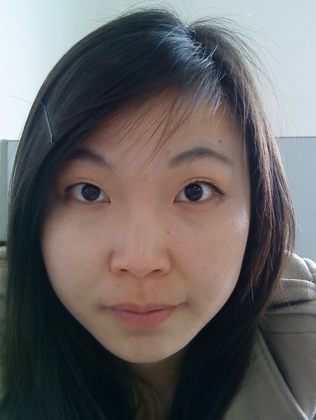
%> input picture yuchuli/谢江平_机器视觉/jll.bmp, 316 x 420 px, shrunk from 402 x 534 before the run
$ octave Histogram.m   (GNU Octave 9; MATLAB toolbox functions it lacks are replaced by stand-ins)
%> lines starting %> are read from the running program, lines starting %| are printed output that depends on the picture
%直方图均衡化
clear;
H=imread('jll.bmp');
%> H is the input picture: size 420x316x3 uint8; mean R, G, B 103.7, 99.9, 98.7
r=H(:,:,1);
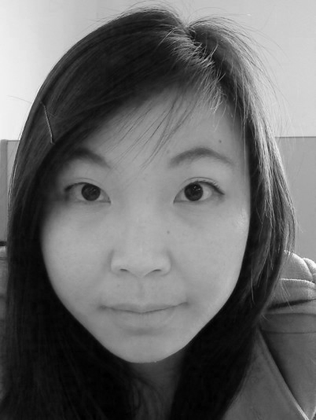
%> r: size 420x316 uint8; min 0, max 255, mean 103.7
g=H(:,:,2);
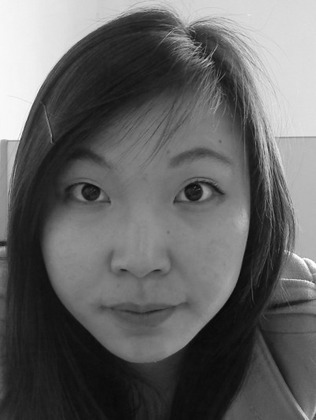
%> g: size 420x316 uint8; min 7, max 255, mean 99.9
b=H(:,:,3);
 [M,N]=size(r)
%> M = 420; N = 316
 for o=1:M;
    for p=1:N;
         J(o,p)=0.2989*r(o,p)+0.5870*g(o,p)+0.1140*b(o,p);
    end
 end
c=isgray(J)
%> c = true
s=double(J);
sum=M*N;
%> sum = 132720
k=zeros(1,256);
e=zeros(1,256);
t=zeros(size(s));
for i=1:M
    for j=1:N
          k(s(i,j)+1)=k(s(i,j)+1)+1; %原图像概率密度
    end
end
%> after the loop, k = 256 values, max 1937 at index 218, min 0 at index 1, mean 518.4
k=k./sum;
%> k = 256 values, max 0.0146 at index 218, min 0 at index 1, mean 0.00391
for i=1:256
    for j=1:i
        e(i)=e(i)+k(j); %累积分布
    end
end
%> after the loop, e = 256 values from 0 to 1
for i=1:256
       e(i)=floor(e(i)*255+0.5); %映射关系
end
%> after the loop, e = 256 values from 0 to 255
for i=1:M
    for j=1:N
        t(i,j)=e(s(i,j)+1);
    end
end
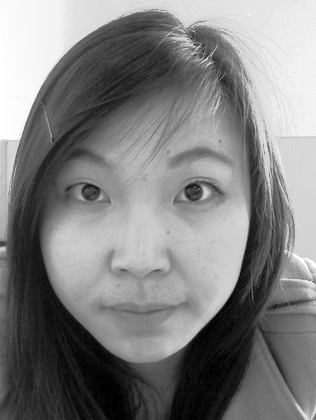
%> t: size 420x316 double; min 0, max 255, mean 128.3
s=uint8(s);
t=uint8(t);
%> t: size 420x316 uint8
subplot(2,2,1);
imshow(s);
title('原图')

subplot(2,2,2);
imhist(s);
title('原图直方图')

subplot(2,2,3);
imshow(t);
title('直方图均衡化后的图像')

subplot(2,2,4);
imhist(t);
title('直方图均衡化后图像的直方图')
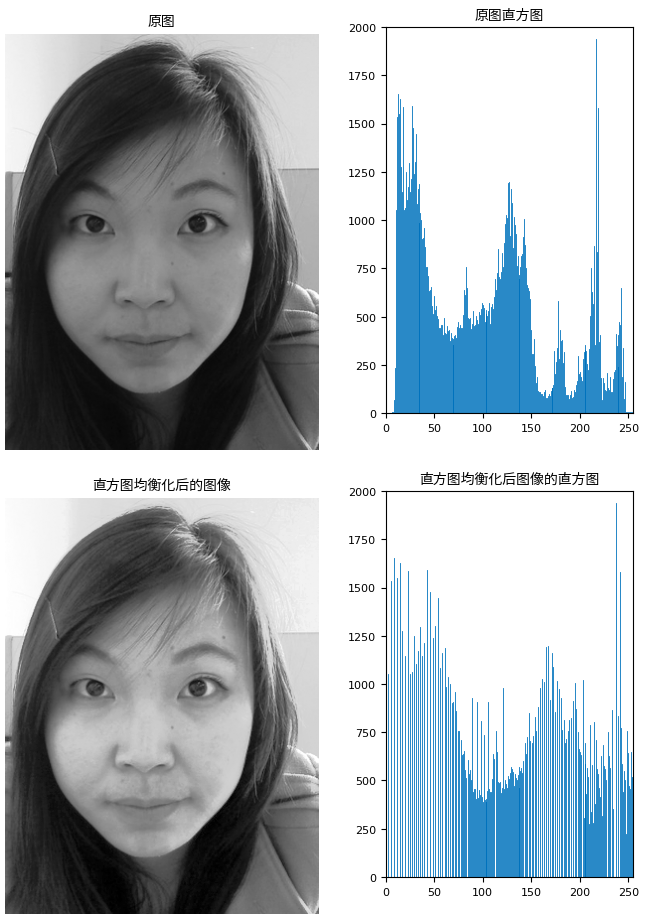
%> figure redrawn from the program's plot data, 4 panels

$ run again, with yuchuli/谢江平_机器视觉/1.bmp copied over yuchuli/谢江平_机器视觉/jll.bmp
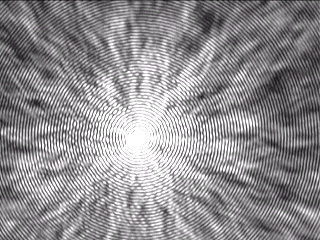
%> input picture yuchuli/谢江平_机器视觉/1.bmp, 320 x 240 px
%> H is the input picture: size 240x320x3 uint8; mean R, G, B 143.9, 142, 143.9
%> c = true
%> after the loop `for i=1:M`: k = 256 values, max 5696 at index 256, min 0 at index 1, mean 300
%> `k=k./sum;`: k = 256 values, max 0.0742 at index 256, min 0 at index 1, mean 0.00391
%> after the loop `for i=1:256`: e = 256 values from 0 to 1
%> after the loop `for i=1:256`: e = 256 values from 0 to 255
%> after the loop `for i=1:M`:
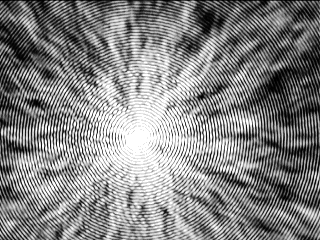
%> t: size 240x320 double; min 0, max 255, mean 131.5
%> `title('直方图均衡化后图像的直方图')`:
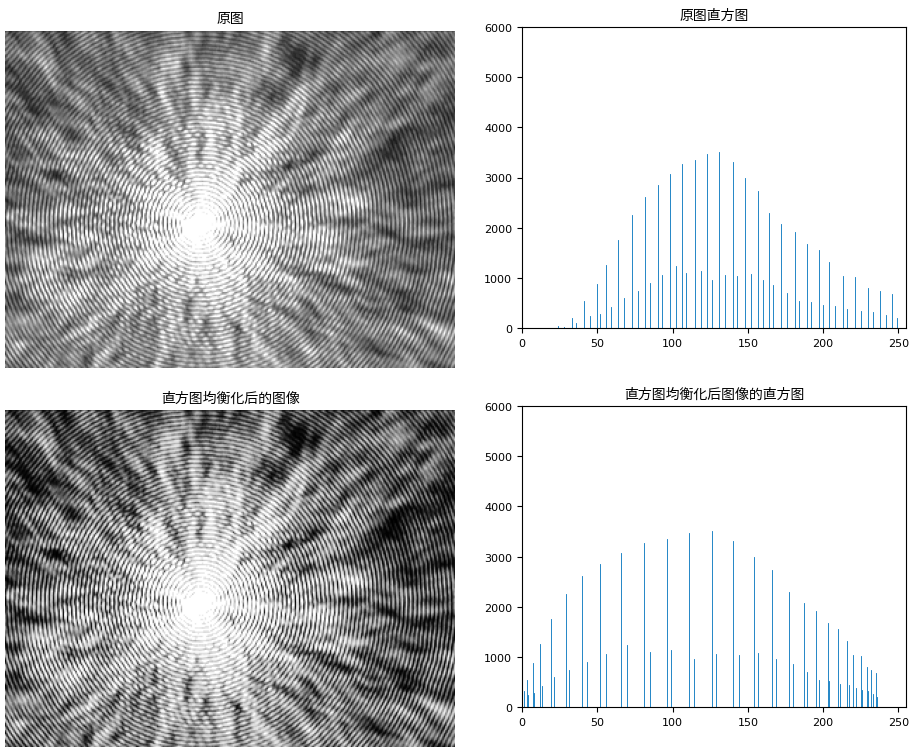
%> figure redrawn from the program's plot data, 4 panels

$ run again, with yuchuli/谢江平_机器视觉/001.jpg saved as yuchuli/谢江平_机器视觉/jll.bmp
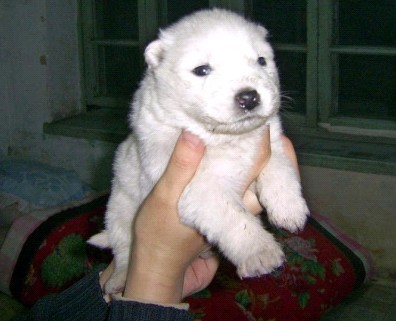
%> input picture yuchuli/谢江平_机器视觉/001.jpg, 396 x 321 px
%> H is the input picture: size 321x396x3 uint8; mean R, G, B 91.4, 90.3, 85.4
%> c = true
%> after the loop `for i=1:M`: k = 256 values, max 2388 at index 19, min 62 at index 1, mean 496.5
%> `k=k./sum;`: k = 256 values, max 0.0188 at index 19, min 0.000488 at index 1, mean 0.00391
%> after the loop `for i=1:256`: e = 256 values from 0.000488 to 1
%> after the loop `for i=1:256`: e = 256 values from 0 to 255
%> after the loop `for i=1:M`:
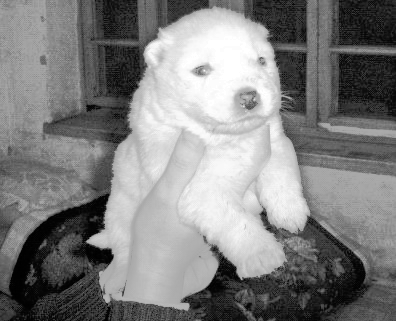
%> t: size 321x396 double; min 0, max 255, mean 128.5
%> `title('直方图均衡化后图像的直方图')`:
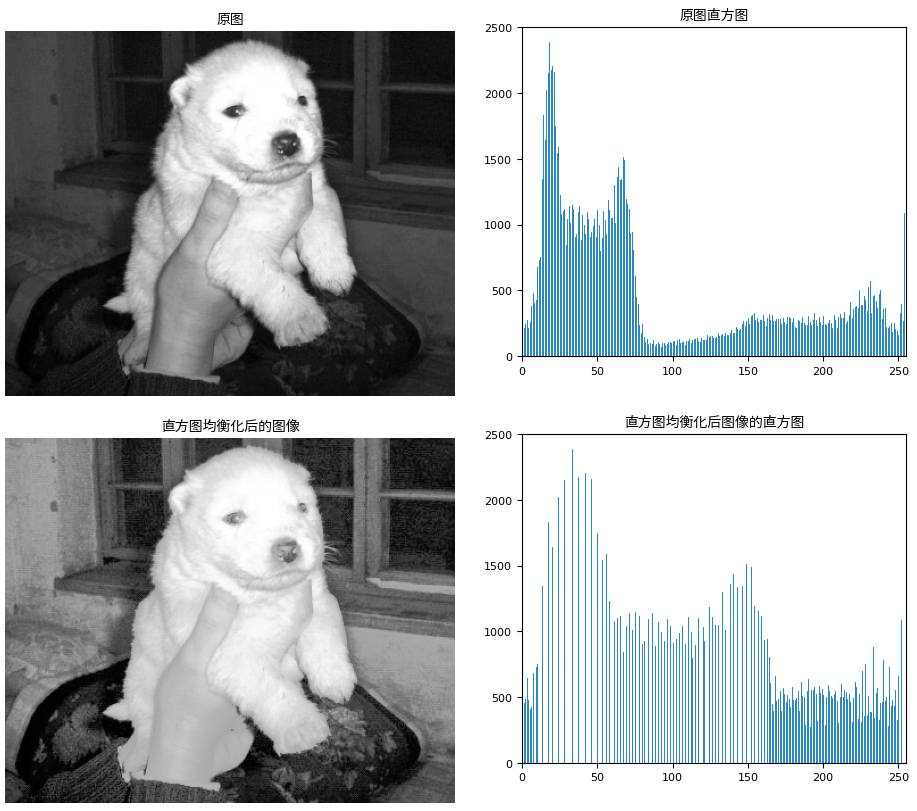
%> figure redrawn from the program's plot data, 4 panels
